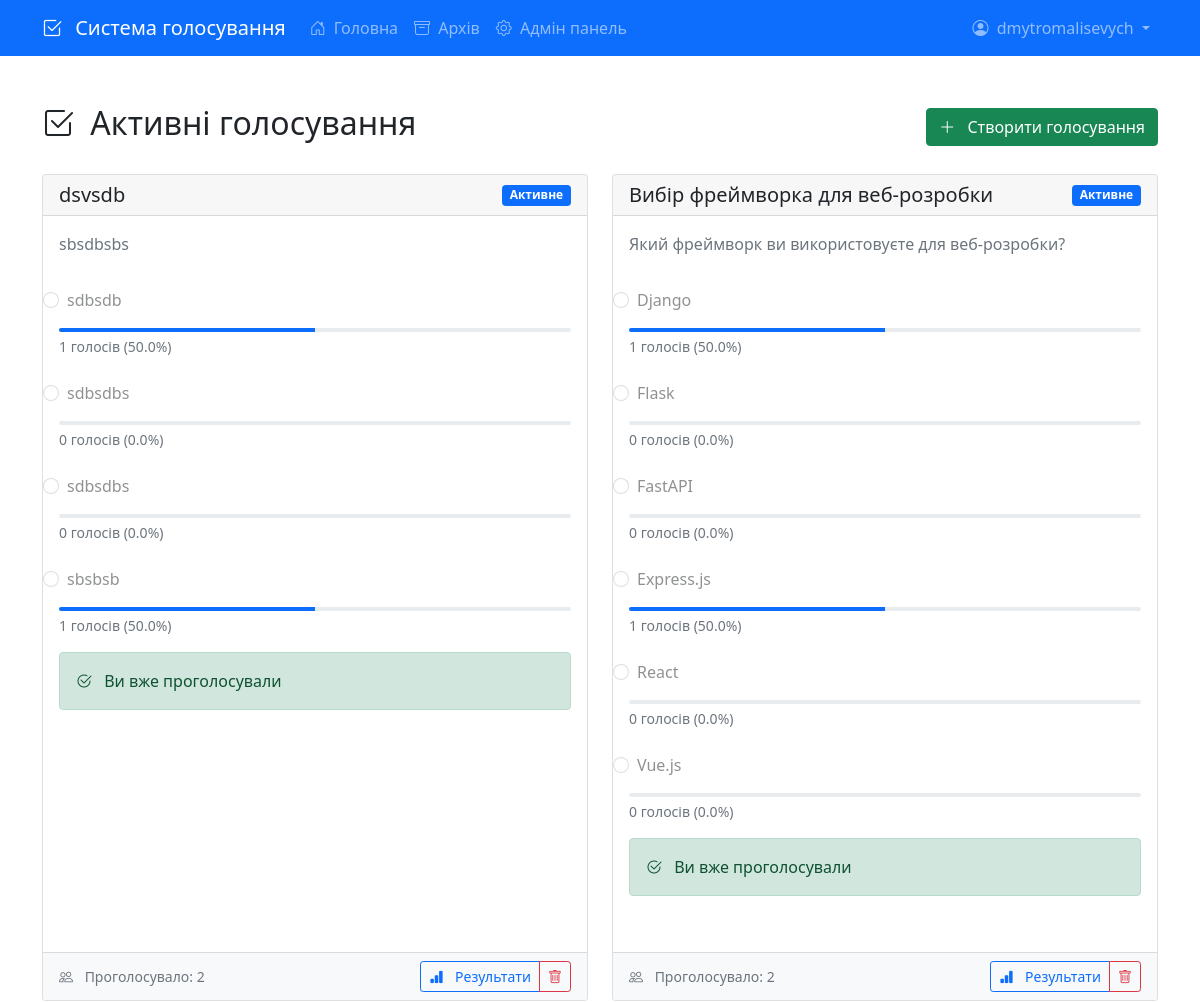
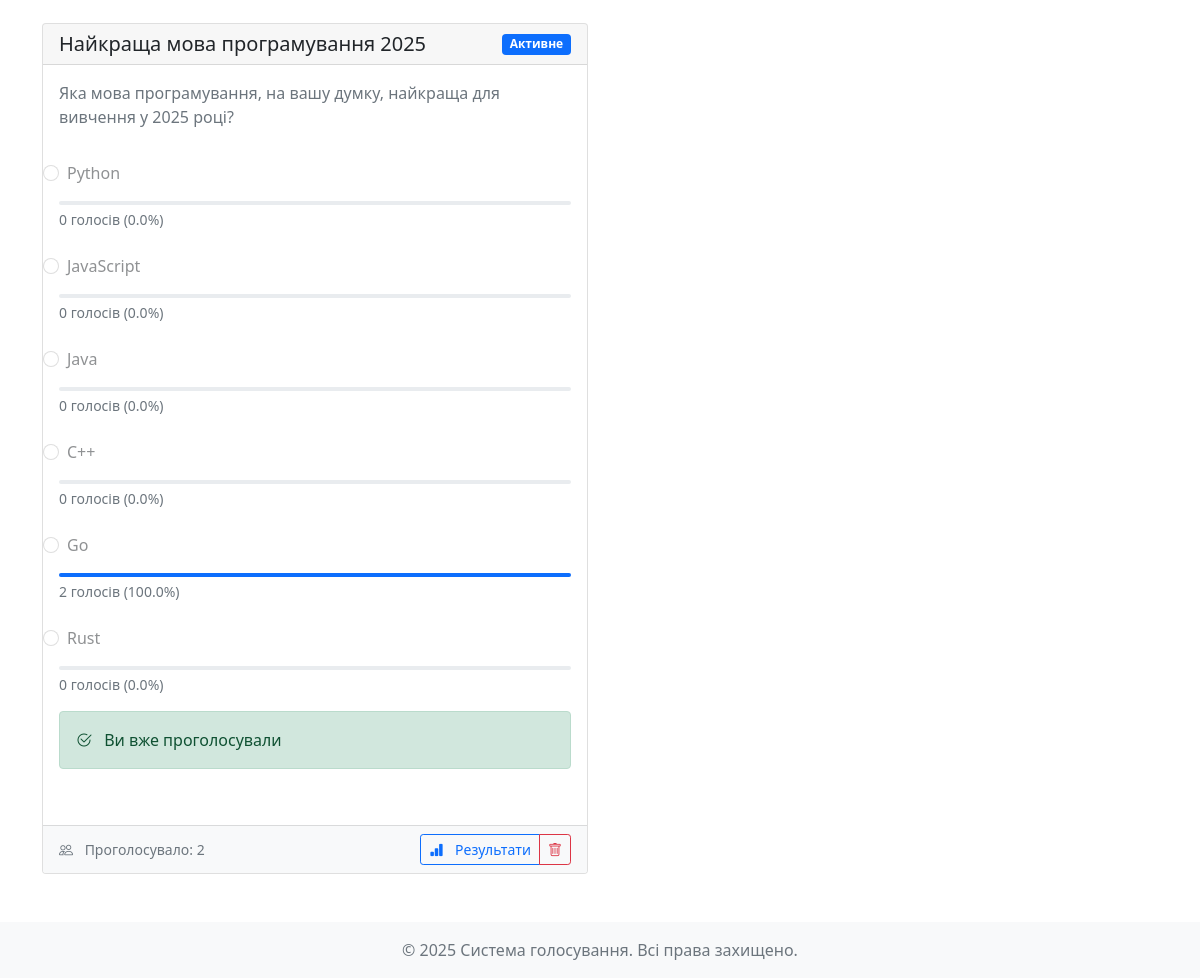
/ (signed in), run on the app's committed database (2 pictures, top to bottom).
### src/database/models.py (models this page shows)
class User(Base):
    __tablename__ = "users"
    id = Column(Integer, primary_key=True, index=True)
    username = Column(String, unique=True, index=True)
    email = Column(String, unique=True, index=True)
    password_hash = Column(String)
    is_active = Column(Boolean, default=True)
    is_admin = Column(Boolean, default=False)
    created_at = Column(DateTime, default=datetime.utcnow)
    votes = relationship("Vote", back_populates="user")
    polls_created = relationship("Poll", back_populates="creator")

class Poll(Base):
    __tablename__ = "polls"
    id = Column(Integer, primary_key=True, index=True)
    title = Column(String, index=True)
    description = Column(String, nullable=True)
    created_at = Column(DateTime, default=datetime.utcnow)
    ends_at = Column(DateTime, nullable=True)
    is_active = Column(Boolean, default=True)
    created_by = Column(Integer, ForeignKey("users.id"))
    creator = relationship("User", back_populates="polls_created")
    options = relationship("PollOption", back_populates="poll", cascade="all, delete-orphan")
    votes = relationship("Vote", back_populates="poll")

class PollOption(Base):
    __tablename__ = "poll_options"
    id = Column(Integer, primary_key=True, index=True)
    poll_id = Column(Integer, ForeignKey("polls.id"))
    text = Column(String)
    votes_count = Column(Integer, default=0)
    poll = relationship("Poll", back_populates="options")
    votes = relationship("Vote", back_populates="option")

### src/main.py (the view)
@app.get("/")
async def home(request: Request, db: Session = Depends(get_db)):
    try:
        current_user = await get_current_user(request)
        polls = (
            db.query(Poll)
            .filter(Poll.is_active == True)
            .order_by(Poll.created_at.desc())
            .all()
        )
        for poll in polls:
            poll.options = db.query(PollOption).filter(PollOption.poll_id == poll.id).all()
            poll.total_votes = db.query(Vote).filter(Vote.poll_id == poll.id).count()
            if current_user:
                poll.user_voted = db.query(Vote).filter(
                    Vote.poll_id == poll.id,
                    Vote.user_id == current_user.id
                ).first() is not None
            else:
                poll.user_voted = False
            for option in poll.options:
                option.votes_percent = (
                    (option.votes_count / poll.total_votes * 100)
                    if poll.total_votes > 0
                    else 0
                )
        return templates.TemplateResponse(
            "index.html",
            {
                "request": request,
                "polls": polls,
                "current_user": current_user
            }
        )
    except Exception as e:
        logger.error(f"Error in home route: {str(e)}")
        raise HTTPException(status_code=500, detail=str(e))

### src/templates/index.html (shortened to what this page needs)
{% extends "base.html" %}
{% block content %}
<div class="container mt-4">
    <div class="d-flex justify-content-between align-items-center mb-4">
        <h2>
            <i class="bi bi-check2-square me-2"></i>
            Активні голосування
        </h2>
        {% if current_user and current_user.is_admin %}
        <button class="btn btn-success" data-bs-toggle="modal" data-bs-target="#createPollModal">
            <i class="bi bi-plus-lg me-2"></i>
            Створити голосування
        </button>
        {% endif %}
    </div>
    <div class="row">
        {% if polls %}
            {% for poll in polls %}
            <div class="col-md-6 mb-4">
                <div class="card h-100">
                    <div class="card-header d-flex justify-content-between align-items-center">
                        <h5 class="card-title mb-0">{{ poll.title }}</h5>
                        <span class="badge bg-primary">Активне</span>
                    </div>
                    <div class="card-body">
                        {% if poll.description %}
                        <p class="card-text text-muted mb-4">{{ poll.description }}</p>
                        {% endif %}
                        <form class="poll-form" data-poll-id="{{ poll.id }}">
                            {% if poll.options %}
                                {% for option in poll.options %}
                                <div class="poll-option mb-3">
                                    <div class="form-check">
                                        <input type="radio"
                                               class="form-check-input"
                                               name="poll_option_{{ poll.id }}"
                                               id="option_{{ poll.id }}_{{ option.id }}"
                                               value="{{ option.id }}"
                                               {% if not current_user or poll.user_voted %}disabled{% endif %}>
                                        <label class="form-check-label" for="option_{{ poll.id }}_{{ option.id }}">
                                            {{ option.text }}
                                        </label>
                                    </div>
                                    {% if poll.user_voted %}
                                    <div class="progress mt-2" style="height: 4px;">
                                        <div class="progress-bar" data-width="{{ '%.1f'|format(option.votes_percent) }}"></div>
                                    </div>
                                    <small class="text-muted d-block mt-1">
                                        {{ option.votes_count }} голосів ({{ '%.1f'|format(option.votes_percent) }}%)
                                    </small>
                                    {% endif %}
                                </div>
                                {% endfor %}
                            {% else %}
                                <div class="alert alert-warning">
                                    <i class="bi bi-exclamation-triangle me-2"></i>
                                    Немає доступних варіантів для голосування
                                </div>
                            {% endif %}
                            {% if poll.user_voted %}
                            <div class="alert alert-success mt-3">
                                <i class="bi bi-check2-circle me-2"></i>
                                Ви вже проголосували
                            </div>
                            {% endif %}
                        </form>
                    </div>
                    <div class="card-footer bg-light">
                        <div class="d-flex justify-content-between align-items-center">
                            <small class="text-muted">
                                <i class="bi bi-people me-2"></i>
                                Проголосувало: {{ poll.total_votes }}
                            </small>
                            <div class="btn-group">
                                <a href="/poll/{{ poll.id }}/results" class="btn btn-sm btn-outline-primary">
                                    <i class="bi bi-bar-chart-fill me-2"></i>
                                    Результати
                                </a>
                                {% if current_user and current_user.is_admin %}
                                <button type="button"
                                        class="btn btn-sm btn-outline-danger"
                                        onclick="deletePoll('{{ poll.id }}')">
                                    <i class="bi bi-trash"></i>
                                </button>
                                {% endif %}
                            </div>
                        </div>
                    </div>
                </div>
            </div>
            {% endfor %}
        {% endif %}
    </div>
</div>
{% endblock content %}

### src/templates/base.html (shortened to what this page needs)
<!DOCTYPE html>
<html lang="uk">
<head>
    <link href="https://cdn.jsdelivr.net/npm/bootstrap@5.1.3/dist/css/bootstrap.min.css" rel="stylesheet">
    <link rel="stylesheet" href="https://cdn.jsdelivr.net/npm/bootstrap-icons@1.8.1/font/bootstrap-icons.css">
    <link rel="stylesheet" href="{{ url_for('static', path='styles.css') }}">
    <link href="{{ url_for('static', path='styles.css') }}" rel="stylesheet">
</head>
<body>
    <nav class="navbar navbar-expand-lg navbar-dark bg-primary">
        <div class="container">
            <a class="navbar-brand" href="/">
                <i class="bi bi-check2-square me-2"></i>
                Система голосування
            </a>
            <div class="collapse navbar-collapse" id="navbarNav">
                <ul class="navbar-nav me-auto">
                    <li class="nav-item">
                        <a class="nav-link" href="/">
                            <i class="bi bi-house-door me-1"></i>
                            Головна
                        </a>
                    </li>
                    <li class="nav-item">
                        <a class="nav-link" href="/archive">
                            <i class="bi bi-archive me-1"></i>
                            Архів
                        </a>
                    </li>
                    {% if current_user and current_user.is_admin %}
                    <li class="nav-item">
                        <a class="nav-link" href="/admin">
                            <i class="bi bi-gear me-1"></i>
                            Адмін панель
                        </a>
                    </li>
                    {% endif %}
                </ul>
                <div class="navbar-nav">
                    {% if current_user %}
                    <div class="nav-item dropdown">
                        <a class="nav-link dropdown-toggle" href="#" id="userDropdown" role="button" data-bs-toggle="dropdown">
                            <i class="bi bi-person-circle me-1"></i>
                            {{ current_user.username }}
                        </a>
                    </div>
                    {% endif %}
                </div>
            </div>
        </div>
    </nav>
    <main class="py-4">
        {% block content %}{% endblock %}
    </main>
    <footer class="footer mt-auto py-3 bg-light">
        <div class="container text-center">
            <span class="text-muted">© 2025 Система голосування. Всі права захищено.</span>
        </div>
    </footer>
    <div class="toast-container position-fixed bottom-0 end-0 p-3">
    </div>
</body>
</html>

### src/static/css/styles.css (style rules this page uses)
.card { margin-bottom: 1.5rem; }
.poll-form { margin-bottom: 1rem; }
.form-check { margin-bottom: 0.5rem; padding: 0.5rem; border-radius: 0.25rem; transition: background-color 0.2s; }
.form-check-input { margin-top: 0.25rem; }
.poll-option { margin-bottom: 1rem; }

### data on the page
User: username "dmytromalisevych"
Poll: title "dsvsdb", description "sbsdbsbs", total_votes "2"
PollOption: text "sdbsdb", votes_count "1", votes_percent "50.0"
PollOption: text "sdbsdbs", votes_count "0", votes_percent "0.0"
PollOption: text "sdbsdbs", votes_count "0", votes_percent "0.0"
PollOption: text "sbsbsb", votes_count "1", votes_percent "50.0"
Poll: title "Вибір фреймворка для веб-розробки", description "Який фреймворк ви використовуєте для веб-розробки?", total_votes "2"
PollOption: text "Django", votes_count "1", votes_percent "50.0"
PollOption: text "Flask", votes_count "0", votes_percent "0.0"
PollOption: text "FastAPI", votes_count "0", votes_percent "0.0"
PollOption: text "Express.js", votes_count "1", votes_percent "50.0"
PollOption: text "React", votes_count "0", votes_percent "0.0"
PollOption: text "Vue.js", votes_count "0", votes_percent "0.0"
Poll: title "Найкраща мова програмування 2025", description "Яка мова програмування, на вашу думку, найкраща для вивчення у 2025 році?", total_votes "2"
PollOption: text "Python", votes_count "0", votes_percent "0.0"
PollOption: text "JavaScript", votes_count "0", votes_percent "0.0"
PollOption: text "Java", votes_count "0", votes_percent "0.0"
PollOption: text "C++", votes_count "0", votes_percent "0.0"
PollOption: text "Go", votes_count "2", votes_percent "100.0"
PollOption: text "Rust", votes_count "0", votes_percent "0.0"
